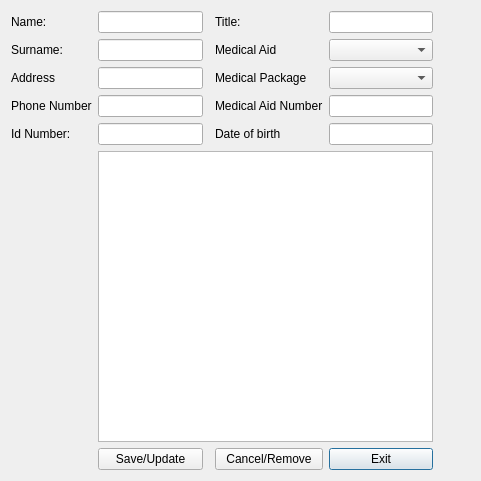
<?xml version="1.0" encoding="UTF-8"?>
<ui version="4.0">
 <class>Dialog</class>
 <widget class="QDialog" name="Dialog">
  <property name="geometry">
   <rect>
    <x>0</x>
    <y>0</y>
    <width>481</width>
    <height>481</height>
   </rect>
  </property>
  <property name="windowTitle">
   <string>Dialog</string>
  </property>
  <layout class="QGridLayout" name="gridLayout">
   <item row="10" column="6">
    <layout class="QVBoxLayout" name="verticalLayout_2"/>
   </item>
   <item row="6" column="2">
    <layout class="QVBoxLayout" name="verticalLayout"/>
   </item>
   <item row="5" column="1">
    <layout class="QHBoxLayout" name="horizontalLayout"/>
   </item>
   <item row="10" column="5">
    <widget class="QPushButton" name="pushButton_3">
     <property name="text">
      <string>Exit</string>
     </property>
    </widget>
   </item>
   <item row="0" column="2">
    <widget class="QLineEdit" name="lineEdit"/>
   </item>
   <item row="2" column="0">
    <widget class="QLabel" name="label_3">
     <property name="text">
      <string>Address</string>
     </property>
     <property name="buddy">
      <cstring>lineEdit_3</cstring>
     </property>
    </widget>
   </item>
   <item row="2" column="2">
    <widget class="QLineEdit" name="lineEdit_3"/>
   </item>
   <item row="0" column="5">
    <widget class="QLineEdit" name="lineEdit_6"/>
   </item>
   <item row="1" column="0">
    <widget class="QLabel" name="label_2">
     <property name="text">
      <string>Surname:</string>
     </property>
     <property name="buddy">
      <cstring>lineEdit_2</cstring>
     </property>
    </widget>
   </item>
   <item row="2" column="4">
    <widget class="QLabel" name="label_8">
     <property name="text">
      <string>Medical Package</string>
     </property>
     <property name="buddy">
      <cstring>comboBox_2</cstring>
     </property>
    </widget>
   </item>
   <item row="3" column="0">
    <widget class="QLabel" name="label_4">
     <property name="text">
      <string>Phone Number</string>
     </property>
     <property name="buddy">
      <cstring>lineEdit_4</cstring>
     </property>
    </widget>
   </item>
   <item row="3" column="2">
    <widget class="QLineEdit" name="lineEdit_4"/>
   </item>
   <item row="0" column="0">
    <widget class="QLabel" name="label">
     <property name="text">
      <string>Name:</string>
     </property>
     <property name="buddy">
      <cstring>lineEdit</cstring>
     </property>
    </widget>
   </item>
   <item row="0" column="4">
    <widget class="QLabel" name="label_6">
     <property name="text">
      <string>Title:</string>
     </property>
     <property name="buddy">
      <cstring>lineEdit_6</cstring>
     </property>
    </widget>
   </item>
   <item row="1" column="4">
    <widget class="QLabel" name="label_7">
     <property name="text">
      <string>Medical Aid</string>
     </property>
     <property name="buddy">
      <cstring>comboBox</cstring>
     </property>
    </widget>
   </item>
   <item row="1" column="5">
    <widget class="QComboBox" name="comboBox"/>
   </item>
   <item row="2" column="5">
    <widget class="QComboBox" name="comboBox_2"/>
   </item>
   <item row="3" column="4">
    <widget class="QLabel" name="label_9">
     <property name="text">
      <string>Medical Aid Number</string>
     </property>
     <property name="buddy">
      <cstring>lineEdit_9</cstring>
     </property>
    </widget>
   </item>
   <item row="3" column="5">
    <widget class="QLineEdit" name="lineEdit_9"/>
   </item>
   <item row="1" column="2">
    <widget class="QLineEdit" name="lineEdit_2"/>
   </item>
   <item row="5" column="0">
    <widget class="QLabel" name="label_5">
     <property name="text">
      <string>Id Number:</string>
     </property>
     <property name="buddy">
      <cstring>lineEdit_5</cstring>
     </property>
    </widget>
   </item>
   <item row="5" column="4">
    <widget class="QLabel" name="label_10">
     <property name="text">
      <string>Date of birth</string>
     </property>
     <property name="buddy">
      <cstring>lineEdit_7</cstring>
     </property>
    </widget>
   </item>
   <item row="5" column="2">
    <widget class="QLineEdit" name="lineEdit_5"/>
   </item>
   <item row="5" column="5">
    <widget class="QLineEdit" name="lineEdit_7"/>
   </item>
   <item row="10" column="2">
    <widget class="QPushButton" name="pushButton">
     <property name="text">
      <string>Save/Update</string>
     </property>
    </widget>
   </item>
   <item row="10" column="4">
    <widget class="QPushButton" name="pushButton_2">
     <property name="text">
      <string>Cancel/Remove</string>
     </property>
    </widget>
   </item>
   <item row="9" column="6">
    <spacer name="horizontalSpacer">
     <property name="orientation">
      <enum>Qt::Horizontal</enum>
     </property>
     <property name="sizeHint" stdset="0">
      <size>
       <width>40</width>
       <height>20</height>
      </size>
     </property>
    </spacer>
   </item>
   <item row="7" column="2" rowspan="3" colspan="4">
    <widget class="QTreeView" name="treeView"/>
   </item>
  </layout>
 </widget>
 <resources/>
 <connections>
  <connection>
   <sender>pushButton_3</sender>
   <signal>clicked()</signal>
   <receiver>pushButton_3</receiver>
   <slot>close()</slot>
   <hints>
    <hint type="sourcelabel">
     <x>347</x>
     <y>463</y>
    </hint>
    <hint type="destinationlabel">
     <x>347</x>
     <y>463</y>
    </hint>
   </hints>
  </connection>
  <connection>
   <sender>pushButton_3</sender>
   <signal>destroyed()</signal>
   <receiver>pushButton_3</receiver>
   <slot>click()</slot>
   <hints>
    <hint type="sourcelabel">
     <x>345</x>
     <y>464</y>
    </hint>
    <hint type="destinationlabel">
     <x>345</x>
     <y>465</y>
    </hint>
   </hints>
  </connection>
  <connection>
   <sender>treeView</sender>
   <signal>destroyed(QObject*)</signal>
   <receiver>treeView</receiver>
   <slot>close()</slot>
   <hints>
    <hint type="sourcelabel">
     <x>363</x>
     <y>442</y>
    </hint>
    <hint type="destinationlabel">
     <x>346</x>
     <y>436</y>
    </hint>
   </hints>
  </connection>
 </connections>
</ui>
